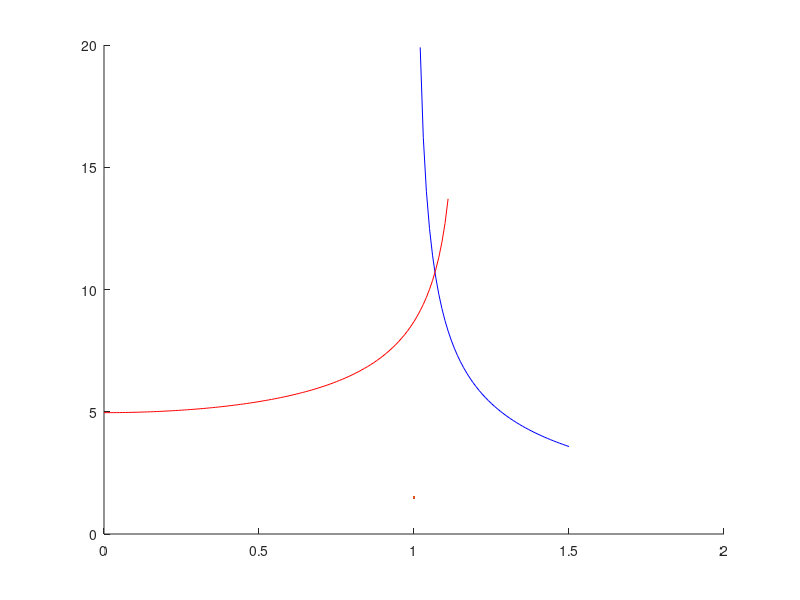

Write MATLAB code to recreate this figure. (Note: this script raises an error after producing the figure.)
clear
clc


% wave drag
M_crit = 0.88;
LF_DD = 0.875;
CL_des = 0.54;

M_dd_0 = M_crit + 0.08;
M_dd = M_dd_0 * LF_DD - 0.05 * CL_des;


AR = 8.77;          %aspect ratio
Cla = 6.74;         %lift curve slope of aerofoil
d = 6.34;           %diameter of fuselage
b = 65;             %wing span
S_exp = 440;        %exposed area
S_ref = 482;        %reference area
sweep = 26;         % sweep at max thickness pt.
le_sweep = 30;      %leading edge sweep (degrees)

CLa2 = [];
CLa3 = [];
M_list1 = [];
M_list2 = [];

for M = 0:0.01:1.5

    beta = (1 - M ^ 2) ^ 0.5;
    eta = Cla / (2 * pi); % remove the beta term as Cla has it already
    F = 1.07 * (1 + d / b) ^ 2;

    CLa_subsonic3 = 2 * pi * AR * S_exp * F * cosd(le_sweep) / (2 + (4 + (AR * beta / eta)...
        ^ 2 *(1 + (tand(sweep) / beta) ^ 2)) ^ 0.5) / S_ref;
    CLa_supersonic = 4/sqrt(-1+M^2);
    CLa_sonic = 2 * pi * AR * S_exp * F * cosd(le_sweep) / (2 + (4 + (AR * 1e-6 / eta)...
        ^ 2 *(1 + (tand(sweep) / 1e-6) ^ 2)) ^ 0.5) / S_ref;

    if M < 1 / cosd(sweep) && M ~= 1
        CLa3 = [CLa3 CLa_subsonic3];
        M_list1 = [M_list1 M];
    elseif M == 1
        CLa3 = [CLa3 CLa_sonic];
        M_list1 = [M_list1 M];
    end
    if M > 1 / cosd(sweep) - 0.1
        CLa2 = [CLa2, CLa_supersonic];
        M_list2 = [M_list2 M];
    end
end

% plot the results
figure
hold on
plot(M_list2, CLa2,"blue", LineWidth=1.5);
plot(M_list1, CLa3,"red", LineWidth=1.5);
xline(0.83, label="Cruise");
xline(0.23, label="Takeoff");
xline(0.27, label="Landing");
ylim([3 10])
xlabel("M");
ylabel("CLa")
% ylim([3 12]);
legend("Supersonic Theoretical","Subsonic (Raymer)");
grid on




% drag prediction IN CRUISE

%=========================================================================

% CD0
% for smooth paint, k = 6.34e-6 m - so we are below the cutoff

% fuselage
Re = 434e6;
M = 0.83;
f = 80/6.34; % fineness ratio
Cf_fus = 0.455 / (log10(Re) ^ 2.58 * (1 + 0.144 * M^2) ^ 0.65);
FF_fus = 0.9 + 5 * f ^ -1.5 + f / 400; % form factor
S_wet_fus = 1.38e3;
CD0_fus = S_wet_fus / S_ref * Cf_fus * FF_fus;

% wings
Re = 40.1e6;
M = 0.83;
xc_max = 0.36; % x/c of max. thickness
tc_max = 0.14; % max thickness-to-chord ratio
Cf_w = 0.455 / (log10(Re) ^ 2.58 * (1 + 0.144 * M^2) ^ 0.65);
FF_w = (1 + 0.6/xc_max * tc_max + 100 * (tc_max) ^ 4) * ...
    (1.34 * M ^ 0.18 * cosd(sweep) ^ 0.28); % form factor
S_wet_w = S_exp * 2;
CD0_w = S_wet_w / S_ref * Cf_w * FF_w;

% hstab
Re = 22.8e6;
M = 0.83;
S_h = 51.7;
xc_max = 0.298; % x/c of max. thickness
tc_max = 0.12; % max thickness-to-chord ratio
Cf_h = 0.455 / (log10(Re) ^ 2.58 * (1 + 0.144 * M^2) ^ 0.65);
FF_h = (1 + 0.6/xc_max * tc_max + 100 * (tc_max) ^ 4) * ...
    (1.34 * M ^ 0.18 * cosd(sweep) ^ 0.28); % form factor
S_wet_h = S_h * 2.1;
CD0_h = S_wet_h / S_ref * Cf_h * FF_h;

% vstab
Re = 32.9e6;
M = 0.83;
S_v = 27.7;
xc_max = 0.3; % x/c of max. thickness
tc_max = 0.12; % max thickness-to-chord ratio
Cf_v = 0.455 / (log10(Re) ^ 2.58 * (1 + 0.144 * M^2) ^ 0.65);
FF_v = (1 + 0.6/xc_max * tc_max + 100 * (tc_max) ^ 4) * ...
    (1.34 * M ^ 0.18 * cosd(sweep) ^ 0.28); % form factor
S_wet_v = S_v * 2.1;
CD0_v = S_wet_v / S_ref * Cf_v * FF_v;

% nacelles
Re = 35.2e6;
M = 0.83;
f = 4.64; % fineness ratio
Q = 1.3; % nacelle-wing interference
S_wet_nac = 69.5 * 4; % approximate as a cylinder, and there are 4
Cf_nac = 0.455 / (log10(Re) ^ 2.58 * (1 + 0.144 * M^2) ^ 0.65);
FF_nac = 1 + 0.35 / f; % form factor
CD0_nac = S_wet_nac / S_ref * Cf_nac * FF_nac * Q;

% fuselage upsweep
A_fus = 31.6; % cross-sectional area
beta = 7 * pi/180; % upsweep angle (rad)
CD_upsweep = 3.83 * A_fus / S_ref * beta ^ 2.5;

% get clean CD0 (no gear or flaps)
CD0_clean = CD0_fus + CD0_w + CD0_h + CD0_v + CD0_nac + CD_upsweep;

% get CD changes from different configs:
% landing gear
A_uc_front = 13.9; % landing gear area from front - get a better value?
CD_uc = 2.25 * A_uc_front / S_ref;

% flaps
flap_extent = 0.65;
CD_flaps_TO = 0.0023 * flap_extent * 15; % 15deg for takeoff
CD_flaps_land = 0.0024 * flap_extent * 40; % 40deg for landing

% CDi
% we need to finish stability to get all these values i think

CL_cruise = 0.53;
AR_h = 5.88;
e = 0.85; %oswald efficiency factor
K = 1 / (pi * AR * e);
K_h = 1 / (pi * AR_h * e);
eta_h = 0.9; % tailplane efficiency
CL_h = 0; % we need stability analysis to get this one
CDi = K * CL_cruise ^ 2 + eta_h * K_h * CL_h ^ 2;

% also get the change in CDi from flaps

CDi_flaps = 0; % idk what k_h is so we can sort this out later

%=========================================================================

% drag prediction AT TAKEOFF

%=========================================================================

% CD0
% for smooth paint, k = 6.34e-6 m - so we are below the cutoff

% fuselage
Re = 423e6;
M = 0.23;
f = 80/6.34; % fineness ratio
Cf_fus = 0.455 / (log10(Re) ^ 2.58 * (1 + 0.144 * M^2) ^ 0.65);
FF_fus = 0.9 + 5 * f ^ -1.5 + f / 400; % form factor
S_wet_fus = 1.38e3;
CD0_fus_TO = S_wet_fus / S_ref * Cf_fus * FF_fus;

% wings
Re = 39.1e6;
M = 0.23;
xc_max = 0.36; % x/c of max. thickness
tc_max = 0.14; % max thickness-to-chord ratio
Cf_w = 0.455 / (log10(Re) ^ 2.58 * (1 + 0.144 * M^2) ^ 0.65);
FF_w = (1 + 0.6/xc_max * tc_max + 100 * (tc_max) ^ 4) * ...
    (1.34 * M ^ 0.18 * cosd(sweep) ^ 0.28); % form factor
S_wet_w = S_exp * 2;
CD0_w_TO = S_wet_w / S_ref * Cf_w * FF_w;

% hstab
Re = 22.2e6;
M = 0.23;
S_h = 51.7;
xc_max = 0.298; % x/c of max. thickness
tc_max = 0.12; % max thickness-to-chord ratio
Cf_h = 0.455 / (log10(Re) ^ 2.58 * (1 + 0.144 * M^2) ^ 0.65);
FF_h = (1 + 0.6/xc_max * tc_max + 100 * (tc_max) ^ 4) * ...
    (1.34 * M ^ 0.18 * cosd(sweep) ^ 0.28); % form factor
S_wet_h = S_h * 2.1;
CD0_h_TO = S_wet_h / S_ref * Cf_h * FF_h;

% vstab
Re = 32e6;
M = 0.23;
S_v = 27.7;
xc_max = 0.3; % x/c of max. thickness
tc_max = 0.12; % max thickness-to-chord ratio
Cf_v = 0.455 / (log10(Re) ^ 2.58 * (1 + 0.144 * M^2) ^ 0.65);
FF_v = (1 + 0.6/xc_max * tc_max + 100 * (tc_max) ^ 4) * ...
    (1.34 * M ^ 0.18 * cosd(sweep) ^ 0.28); % form factor
S_wet_v = S_v * 2.1;
CD0_v_TO = S_wet_v / S_ref * Cf_v * FF_v;

% nacelles
Re = 34.3e6;
M = 0.23;
f = 4.64; % fineness ratio
Q = 1.3; % nacelle-wing interference
S_wet_nac = 69.5 * 4; % approximate as a cylinder, and there are 4
Cf_nac = 0.455 / (log10(Re) ^ 2.58 * (1 + 0.144 * M^2) ^ 0.65);
FF_nac = 1 + 0.35 / f; % form factor
CD0_nac_TO = S_wet_nac / S_ref * Cf_nac * FF_nac * Q;

% get takeoff CD0
CD0_TO = CD0_fus_TO + CD0_w_TO + CD0_h_TO + CD0_v_TO + CD0_nac_TO +...
    CD_upsweep + CD_flaps_TO + CD_uc;

%=========================================================================

% drag prediction AT LANDING

%=========================================================================

% CD0
% for smooth paint, k = 6.34e-6 m - so we are below the cutoff

% fuselage
Re = 500e6;
M = 0.27;
f = 80/6.34; % fineness ratio
Cf_fus = 0.455 / (log10(Re) ^ 2.58 * (1 + 0.144 * M^2) ^ 0.65);
FF_fus = 0.9 + 5 * f ^ -1.5 + f / 400; % form factor
S_wet_fus = 1.38e3;
CD0_fus_land = S_wet_fus / S_ref * Cf_fus * FF_fus;

% wings
Re = 46.2e6;
M = 0.27;
xc_max = 0.36; % x/c of max. thickness
tc_max = 0.14; % max thickness-to-chord ratio
Cf_w = 0.455 / (log10(Re) ^ 2.58 * (1 + 0.144 * M^2) ^ 0.65);
FF_w = (1 + 0.6/xc_max * tc_max + 100 * (tc_max) ^ 4) * ...
    (1.34 * M ^ 0.18 * cosd(sweep) ^ 0.28); % form factor
S_wet_w = S_exp * 2;
CD0_w_land = S_wet_w / S_ref * Cf_w * FF_w;

% hstab
Re = 26.2e6;
M = 0.27;
S_h = 51.7;
xc_max = 0.298; % x/c of max. thickness
tc_max = 0.12; % max thickness-to-chord ratio
Cf_h = 0.455 / (log10(Re) ^ 2.58 * (1 + 0.144 * M^2) ^ 0.65);
FF_h = (1 + 0.6/xc_max * tc_max + 100 * (tc_max) ^ 4) * ...
    (1.34 * M ^ 0.18 * cosd(sweep) ^ 0.28); % form factor
S_wet_h = S_h * 2.1;
CD0_h_land = S_wet_h / S_ref * Cf_h * FF_h;

% vstab
Re = 37.8e6;
M = 0.27;
S_v = 27.7;
xc_max = 0.3; % x/c of max. thickness
tc_max = 0.12; % max thickness-to-chord ratio
Cf_v = 0.455 / (log10(Re) ^ 2.58 * (1 + 0.144 * M^2) ^ 0.65);
FF_v = (1 + 0.6/xc_max * tc_max + 100 * (tc_max) ^ 4) * ...
    (1.34 * M ^ 0.18 * cosd(sweep) ^ 0.28); % form factor
S_wet_v = S_v * 2.1;
CD0_v_land = S_wet_v / S_ref * Cf_v * FF_v;

% nacelles
Re = 40.5e6;
M = 0.27;
f = 4.64; % fineness ratio
Q = 1.3; % nacelle-wing interference
S_wet_nac = 69.5 * 4; % approximate as a cylinder, and there are 4
Cf_nac = 0.455 / (log10(Re) ^ 2.58 * (1 + 0.144 * M^2) ^ 0.65);
FF_nac = 1 + 0.35 / f; % form factor
CD0_nac_land = S_wet_nac / S_ref * Cf_nac * FF_nac * Q;

% get takeoff CD0
CD0_land = CD0_fus_land + CD0_w_land + CD0_h_land + CD0_v_land +...
    CD0_nac_land + CD_upsweep + CD_flaps_land + CD_uc;


%IMPORTANT VALUES!!!!!
% CLa = 6.701 FOR THE WING FOR M = 0.83
% CLa = 5.082 for landing
% CLa = 5.049 for takeoff
% CD0 clean = 0.0161
% CD0 takeoff = 0.1026
% CD0 landing = 0.1424
